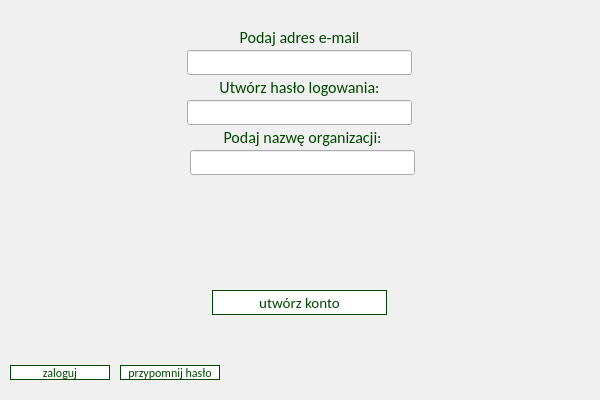
<?xml version="1.0" encoding="UTF-8"?>
<ui version="4.0">
 <class>RegWin</class>
 <widget class="QMainWindow" name="RegWin">
  <property name="geometry">
   <rect>
    <x>0</x>
    <y>0</y>
    <width>600</width>
    <height>400</height>
   </rect>
  </property>
  <property name="minimumSize">
   <size>
    <width>600</width>
    <height>400</height>
   </size>
  </property>
  <property name="maximumSize">
   <size>
    <width>600</width>
    <height>400</height>
   </size>
  </property>
  <property name="windowTitle">
   <string>WiP - rejestracja</string>
  </property>
  <property name="styleSheet">
   <string notr="true">QMainWindow {
background: rgb(240, 240, 240);
}

QPushButton#RegWin_Button_reg{
 background-color: white;
 border: 1px solid rgb(0, 72, 0);
 font-family: Calibri; 
color: rgb(0, 72, 0); 
font-size: 15px;
}

QPushButton:pressed#RegWin_Button_reg{ 
background-color: rgb(0, 72, 0); 
font-family: Calibri;
 color: rgb(240, 240, 240);
font-size: 15px; 
font-weight: 700;
}

QPushButton{
 background-color: white;
 border: 1px solid rgb(0, 72, 0);
 font-family: Calibri; 
color: rgb(0, 72, 0); 
font-size: 12px;
}

QPushButton:pressed{ 
background-color: rgb(0, 72, 0); 
font-family: Calibri;
 color: rgb(240, 240, 240);
font-size: 12px; 
font-weight: 700;
}

QLabel{ 
color:  rgb(0, 72, 0); 
font-family: Calibri; 
font-size: 16px;
}

QLabel#RegWin_Text_redallert{ 
color:  rgb(227, 6,19); 
font-family: Calibri; 
font-size: 16px;
}

QCheckBox{ 
color:  rgb(0, 72, 0); 
font-family: Calibri; 
font-size: 16px;
}

/*QPushButton:disabled{ background-color: yellow; }*/
/*QPushButton:focus:pressed{ background-color: black; }*/
/*QPushButton:focus{ background-color: green; }*/
/*QPushButton:hover{ background-color: red; }*/
/*QPushButton:checked{ background-color: pink; }*/</string>
  </property>
  <property name="dockOptions">
   <set>QMainWindow::AllowTabbedDocks</set>
  </property>
  <widget class="QWidget" name="centralwidget">
   <widget class="QLabel" name="RegWin_Text_log">
    <property name="geometry">
     <rect>
      <x>212</x>
      <y>25</y>
      <width>175</width>
      <height>25</height>
     </rect>
    </property>
    <property name="text">
     <string>Podaj adres e-mail</string>
    </property>
    <property name="alignment">
     <set>Qt::AlignCenter</set>
    </property>
   </widget>
   <widget class="QPushButton" name="RegWin_Button_reg">
    <property name="geometry">
     <rect>
      <x>212</x>
      <y>290</y>
      <width>175</width>
      <height>25</height>
     </rect>
    </property>
    <property name="text">
     <string>utwórz konto</string>
    </property>
   </widget>
   <widget class="QLabel" name="RegWin_Text_pswd">
    <property name="geometry">
     <rect>
      <x>212</x>
      <y>75</y>
      <width>175</width>
      <height>25</height>
     </rect>
    </property>
    <property name="text">
     <string>Utwórz hasło logowania:</string>
    </property>
    <property name="alignment">
     <set>Qt::AlignCenter</set>
    </property>
   </widget>
   <widget class="QPushButton" name="RegWin_Button_log">
    <property name="geometry">
     <rect>
      <x>10</x>
      <y>365</y>
      <width>100</width>
      <height>15</height>
     </rect>
    </property>
    <property name="text">
     <string>zaloguj</string>
    </property>
   </widget>
   <widget class="QPushButton" name="RegWin_Button_pswdrmd">
    <property name="geometry">
     <rect>
      <x>120</x>
      <y>365</y>
      <width>100</width>
      <height>15</height>
     </rect>
    </property>
    <property name="text">
     <string>przypomnij hasło</string>
    </property>
   </widget>
   <widget class="QLineEdit" name="RegWin_Edit_log">
    <property name="geometry">
     <rect>
      <x>187</x>
      <y>50</y>
      <width>225</width>
      <height>25</height>
     </rect>
    </property>
    <property name="maxLength">
     <number>320</number>
    </property>
   </widget>
   <widget class="QLineEdit" name="RegWin_Edit_pswd">
    <property name="geometry">
     <rect>
      <x>187</x>
      <y>100</y>
      <width>225</width>
      <height>25</height>
     </rect>
    </property>
    <property name="maxLength">
     <number>25</number>
    </property>
   </widget>
   <widget class="QLabel" name="RegWin_Text_redallert">
    <property name="geometry">
     <rect>
      <x>187</x>
      <y>200</y>
      <width>230</width>
      <height>50</height>
     </rect>
    </property>
    <property name="text">
     <string/>
    </property>
    <property name="alignment">
     <set>Qt::AlignHCenter|Qt::AlignTop</set>
    </property>
    <property name="wordWrap">
     <bool>true</bool>
    </property>
   </widget>
   <widget class="QLineEdit" name="RegWin_Edit_org">
    <property name="geometry">
     <rect>
      <x>190</x>
      <y>150</y>
      <width>225</width>
      <height>25</height>
     </rect>
    </property>
    <property name="maxLength">
     <number>30</number>
    </property>
   </widget>
   <widget class="QLabel" name="RegWin_Text_org">
    <property name="geometry">
     <rect>
      <x>215</x>
      <y>125</y>
      <width>175</width>
      <height>25</height>
     </rect>
    </property>
    <property name="text">
     <string>Podaj nazwę organizacji:</string>
    </property>
    <property name="alignment">
     <set>Qt::AlignCenter</set>
    </property>
   </widget>
  </widget>
 </widget>
 <resources/>
 <connections/>
</ui>
